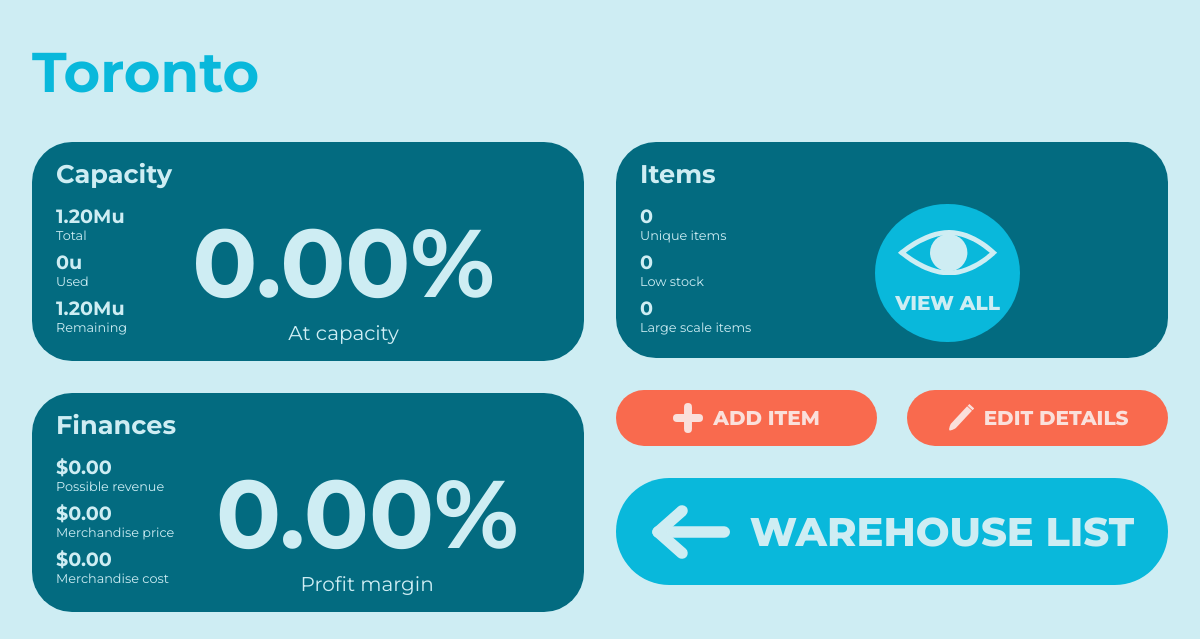
The app's page /view-warehouse/Toronto with its own data.
### wms/models.py (models this page shows, shortened)
class Warehouse(db.Model):
    _id = db.Column(db.Integer, primary_key=True)
    name = db.Column(db.String(MAXIMUM_NAME_LEN), unique=True, nullable=False)
    capacity = db.Column(db.Integer, nullable=False)
    items = db.relationship("Item", backref="home_warehouse", lazy=True)
    @hybrid_property
    def remaining_capacity(self):
        capacityUsed = 0
        for item in self.items:
            capacityUsed += item.quantity * ItemTemplate.query.filter_by(_id=item.item_template_id).first().size
        return self.capacity - capacityUsed
    @hybrid_property
    def possible_revenue(self):
        revenue = 0
        for item in self.items:
            item_temp = ItemTemplate.query.filter_by(_id=item.item_template_id).first()
            revenue += item.quantity * (item_temp.price - item_temp.cost)
        return revenue
    @hybrid_property
    def total_production_cost(self):
        total_production_cost = 0
        for item in self.items:
            total_production_cost += item.quantity * ItemTemplate.query.filter_by(_id=item.item_template_id).first().cost
        return total_production_cost
    @hybrid_property
    def low_stock_items(self):
        low_stock = []
        for item in self.items:
            if item.quantity <= ItemTemplate.query.filter_by(_id=item.item_template_id).first().low_threshold:
                low_stock.append(item)
        return low_stock
    @hybrid_property
    def large_scale_items(self):
        large = []
        for item in self.items:
            if ItemTemplate.query.filter_by(_id=item.item_template_id).first().size >= LARGE_SCALE_SIZE:
                large.append(item)
        return large

### wms/routes.py (the view, shortened to what this page needs)
@app.route("/view-warehouse/<warehouse_name>", methods=METHODS)
def view_warehouse(warehouse_name):
    warehouse = Warehouse.query.filter_by(name=warehouse_name).first()
    warehouseForm = WarehouseForm()
    warehouseForm.editing_details = True
    warehouseForm.current_id = warehouse._id
    itemForm = AddItemForm()
    itemForm.update_choices()
    itemForm.warehouse = warehouse
    if warehouseForm.validate_on_submit():
        warehouse.name = warehouseForm.name.data
        warehouse.capacity = warehouseForm.capacity.data
        db.session.commit()
        return redirect(url_for('view_warehouse', warehouse_name=warehouse.name))
    return render_template("view-warehouse.html",
                           warehouse=warehouse,
                           warehouseForm=warehouseForm,
                           itemForm=itemForm,
                           price_format=price_format,
                           capacity_format=capacity_format)

### wms/forms.py (called while the page is built)
    def update_choices(self):
        self.item_name.choices = [item.name for item in ItemTemplate.query.all()]

### wms/functions.py (called while the page is built)
def price_format(price, small=False):
    price = round(price, 2)
    if small:
        if price >= 1000:
            price /= 1000
            return "{:.2f}K".format(price)
    if price < 10000:
        return "{:,.2f}".format(price)
    else:
        if 1000000 < price < 9000000:
            price /= 1000000
            return "{:.2f}M".format(price)
        price /= 1000
        return "{:.2f}K".format(price)

def capacity_format(capacity):
    if capacity < 10000:
        return "{:,}".format(capacity)
    elif 10000 <= capacity <= 999999:
        capacity /= 1000
        return "{:.2f}K".format(capacity)
    else:
        capacity /= 1000000
        return "{:.2f}M".format(capacity)

### wms/templates/view-warehouse.html (shortened to what this page needs)
<!DOCTYPE html>
{% extends "base.html" %}
{% block content %}
<link rel="stylesheet" href="{{url_for('static', filename='view-warehouse.css')}}">
<h1>{{warehouse.name}}</h1>
<div class="main-content">
    <div class="left-half">
        <div class="capacity stats-card">
            <h2>Capacity</h2>
            <div class="stats">
                <ul>
                    <li>
                        <h3>{{capacity_format(warehouse.capacity)}}u</h3>
                        <p>Total</p>
                    </li>
                    <li>
                        <h3>{{capacity_format(warehouse.capacity - warehouse.remaining_capacity)}}u</h3>
                        <p>Used</p>
                    </li>
                    <li>
                        <h3>{{capacity_format(warehouse.remaining_capacity)}}u</h3>
                        <p>Remaining</p>
                    </li>
                </ul>
                <div class="big-stat">
                    <h1>{{price_format((warehouse.capacity - warehouse.remaining_capacity) / warehouse.capacity * 100)}}%</h1>
                    <p>At capacity</p>
                </div>
            </div>
        </div>
        <div class="finances stats-card">
            <h2>Finances</h2>
            <div class="stats">
                <ul>
                    <li>
                        <h3>${{price_format(warehouse.possible_revenue)}}</h3>
                        <p>Possible revenue</p>
                    </li>
                    <li>
                        <h3>${{price_format(warehouse.possible_revenue - warehouse.total_production_cost)}}</h3>
                        <p>Merchandise price</p>
                    </li>
                    <li>
                        <h3>${{price_format(warehouse.total_production_cost)}}</h3>
                        <p>Merchandise cost</p>
                    </li>
                </ul>
                <div class="big-stat">
                    <h1>
                        {% if warehouse.possible_revenue - warehouse.total_production_cost == 0 %}
                            0.00%
                        {% else %}
                            {{price_format(warehouse.total_production_cost / (warehouse.possible_revenue - warehouse.total_production_cost) * 100)}}%
                        {% endif %}
                    </h1>
                    <p>Profit margin</p>
                </div>
            </div>
        </div>
    </div>
    <div class="right-half">
        <div class="items stats-card">
            <h2>Items</h2>
            <div class="stats">
                <ul>
                    <li>
                        <h3>{{warehouse.items|length}}</h3>
                        <p>Unique items</p>
                    </li>
                    <li>
                        <h3>{{warehouse.low_stock_items|length}}</h3>
                        <p>Low stock</p>
                    </li>
                    <li>
                        <h3>{{warehouse.large_scale_items|length}}</h3>
                        <p>Large scale items</p>
                    </li>
                </ul>
                <button class="view-all" id="view-all">
                    <h1>View all</h1>
                </button>
            </div>
        </div>
        <div class="warehouse-buttons">
            <button class="add-item" id="add-item">
                <img src="{{url_for('static', filename='+.svg')}}" alt="+ button">
                <h1>Add item</h1>
            </button>
            <button class="edit-details" id="edit-details">
                <h1>Edit details</h1>
            </button>
        </div>
        <a href="{{url_for('warehouses')}}">
            <button class="home-button" id="home-button">
                <h1>Warehouse list</h1>
            </button>
        </a>
    </div>
</div>
{% endblock content %}

### wms/static/main.css (style rules this page uses)
body, html { margin: 0; padding: 0; background-color: #CEEDF3; font-family: 'Montserrat', sans-serif; scroll-behavior: smooth; }
a, button { cursor: pointer; font-family: 'Montserrat', sans-serif; text-decoration: none; }
a:link, button:link { text-decoration: none !important; }
img { pointer-events: none; -moz-user-select: none; -ms-user-select: none; user-select: none; -webkit-user-select: none; }

### wms/static/view-warehouse.css (style rules this page uses)
body { margin: 0 2em; padding: 0; }
h1 { color: #09B8DB; font-size: 3.5em; margin-bottom: 20px; }
ul, li { list-style: none; margin: 0; padding: 0; }
.main-content { display: -webkit-box; display: -ms-flexbox; display: flex; }
.main-content .left-half, .main-content .right-half { width: 50%; padding: 1em 0; }
.main-content .left-half { padding-right: 1em; }
.main-content .right-half { padding-left: 1em; }
.stats-card { background-color: #036B80; color: #CEEDF3; border-radius: 40px; padding: 1em 1.5em; margin-bottom: 2em; }
.stats-card h3, .stats-card p { margin: 0; }
.stats-card h2 { font-size: 1.6em; margin: 0; margin-bottom: 15px; }
.stats-card h3 { font-size: 1.2em; }
.stats-card p { font-size: .8em; }
.stats-card .stats { display: -webkit-box; display: -ms-flexbox; display: flex; -webkit-box-pack: justify; -ms-flex-pack: justify; justify-content: space-between; }
.stats-card .stats li { margin-bottom: 7px; }
.stats-card .big-stat { text-align: center; margin: 0 auto; }
.stats-card .big-stat h1 { color: #CEEDF3; font-size: 6em; margin: 0; }
.stats-card .big-stat p { margin: 0; font-size: 20px; }
button { border: none; }
.warehouse-buttons { display: -webkit-box; display: -ms-flexbox; display: flex; margin-bottom: 2em; }
.warehouse-buttons button { background-color: #F96A4E; text-transform: uppercase; border-radius: 4em; padding: 1em 0; width: 50%; display: -webkit-box; display: -ms-flexbox; display: flex; -webkit-box-align: center; -ms-flex-align: center; align-items: center; -webkit-box-pack: center; -ms-flex-pack: center; justify-content: center; }
.warehouse-buttons button img { width: 30px; margin-right: 10px; }
.warehouse-buttons button svg { margin-right: 10px; }
.warehouse-buttons .add-item { margin-right: 30px; }
.warehouse-buttons h1 { color: #FAE0DB; font-size: 20px; font-weight: 800; margin: 0; }
.view-all { border-radius: 50%; background-color: #09B8DB; margin: 0 auto; padding: 1.5em; }
.view-all h1 { text-transform: uppercase; font-size: 20px; font-weight: 800; color: #CEEDF3; margin-bottom: 0; }
.home-button { display: -webkit-box; display: -ms-flexbox; display: flex; background-color: #09B8DB; padding: 1em; width: 100%; -webkit-box-pack: center; -ms-flex-pack: center; justify-content: center; -webkit-box-align: center; -ms-flex-align: center; align-items: center; border-radius: 4em; }
.home-button h1 { text-transform: uppercase; color: #CEEDF3; font-size: 40px; font-weight: 800; margin: 0; }
.home-button svg { margin-right: 20px; width: 80px; height: 80px; }
.finances { margin-bottom: 0; }

### records on screen
Warehouse: name "Toronto", capacity "1.20M", capacity "0", capacity "0.00"

### other values on screen
{{ price_format(warehouse.possible_revenue) }} "0.00"
{{ price_format(warehouse.total_production_cost) }} "0.00"
{{ warehouse.items|length }} "0"
{{ warehouse.low_stock_items|length }} "0"
{{ warehouse.large_scale_items|length }} "0"
